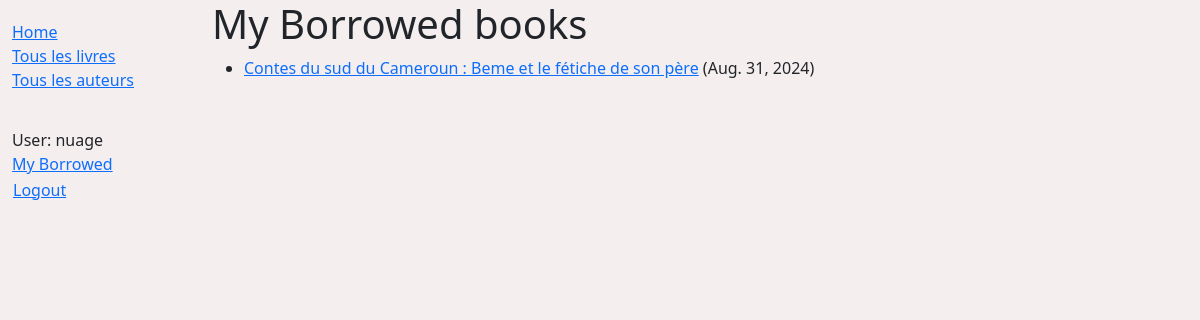
The page /catalog/mybooks/ (signed in) on the database as committed earlier.
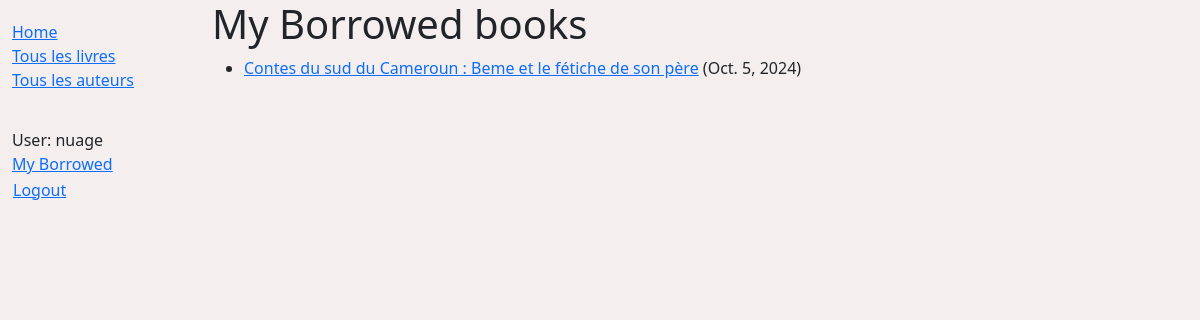
The same page on the database as committed later.
### catalog/models.py (models this page shows, shortened)
class BookInstance (models.Model):
    id = models.UUIDField(primary_key=True,default=uuid.uuid4,help_text='Unique ID for this particular book across whole library')
    book = models.ForeignKey(Book,on_delete=models.SET_NULL,null=True)
    imprint = models.CharField(max_length=200)
    due_back = models.DateField(null=True,blank=True)
    borrower = models.ForeignKey(settings.AUTH_USER_MODEL,on_delete=models.SET_NULL,null=True,blank=True)
    LOAN_STATUS=(
        ('m','Maintenanc'),
        ('o','On loan'),
        ('a','Available'),
        ('r','Reserved'),
    )
    status = models.CharField(max_length=1,choices=LOAN_STATUS,blank=True,default='m',help_text='Book availability')
    class Meta:
        ordering =['due_back']
        permissions = (("can_mark_returned", "Set book as returned"),)

class Book(models.Model):
    title =models.CharField(max_length=200)
    author = models.ForeignKey('Author',on_delete=models.SET_NULL,null=True)
    summary = models.TextField(max_length=1000,help_text='Enter a brief description of the book')
    isbn = models.CharField('ISBN',max_length=13,help_text='13 Character <a href="https://www.isbn-international.org/content/what-isbn">ISBN number</a>')
    genre =models.ManyToManyField(Genre,help_text='Select a genre for this book')
    language =models.ForeignKey("Language",on_delete=models.SET_NULL,null=True)
    def display_genre(self):
        return ', '.join(genre.name for genre in self.genre.all()[:3])
    display_genre.short_description ='Genre'

### catalog/views.py (the view)
# urls.py: path('mybooks/',views.LoanedBooksByUserListView.as_view(),name='borrowed'),
class LoanedBooksByUserListView(LoginRequiredMixin,generic.ListView):
    model= BookInstance
    login_url ="/login/"
    redirect_field_name = 'redirect_to'
    template_name = 'catalog/bookinstance_list_borrower_user.html'
    paginate_by=1
    def get_queryset(self):
        return(
            BookInstance.objects.filter(borrower = self.request.user)
                                .filter(status__exact= 'o')
                                .order_by('due_back')
        )

### catalog/templates/catalog/bookinstance_list_borrower_user.html
{% extends "generic_base.html" %}
{% block content %}
    <h1>My Borrowed books</h1>
    {% if bookinstance_list %}
    <ul>
      {% for bookinst in bookinstance_list %}
      <li class="{% if bookinst.is_overdue %}text-danger{% endif %}">
        <a href="{% url 'book-detail' bookinst.book.pk %}">{{ bookinst.book.title }}</a>
        ({{ bookinst.due_back }})
      </li>
      {% endfor %}
    </ul>
    {% else %}
      <p>There are no books borrowed.</p>
    {% endif %}
{% endblock %}

Rows that differ between the two databases and show on the page:
changed BookInstance "Contes du sud du Cameroun : Beme et le fétiche de son père": due_back "Aug. 31, 2024" → "Oct. 5, 2024"
